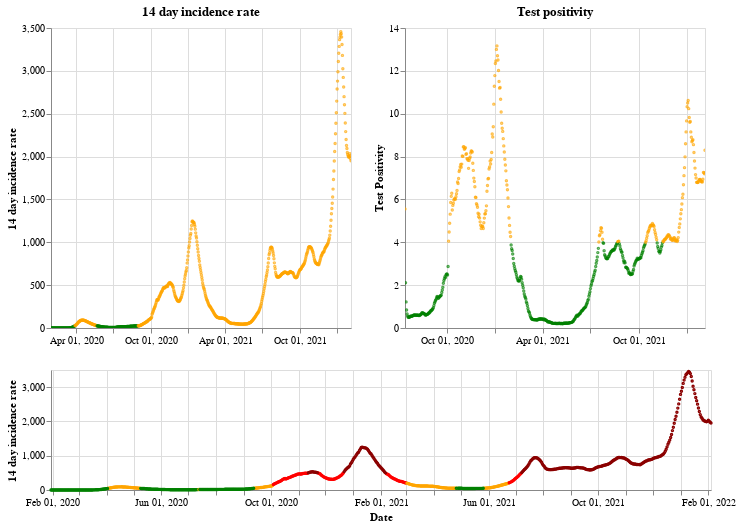

Here is the notebook cell this chart was saved with:
### Markdown cell above
## England

### Code cell
plot_traffic_light('England')

### Figure 1 — Vega-Lite specification as saved in the notebook (floating-point values rounded to 4 significant figures; data arrays with more than 128 entries replaced by an {"elided": "..."} marker saying what was removed)
{"config": {"view": {"continuousWidth": 400, "continuousHeight": 300}}, "vconcat": [{"hconcat": [{"mark": {"type": "point", "size": 2}, "encoding": {"color": {"condition": {"value": "green", "test": "(datum.twoWeeklyCasesRate <= 25)"}, "value": "orange"}, "tooltip": [{"type": "nominal", "field": "areaName"}, {"type": "temporal", "field": "date"}, {"type": "quantitative", "field": "twoWeeklyCasesRate"}, {"type": "quantitative", "field": "testPositivity"}], "x": {"type": "temporal", "axis": {"title": ""}, "field": "date", "scale": {"domain": {"selection": "DateBrush"}}, "timeUnit": "yearmonthdate"}, "y": {"type": "quantitative", "axis": {"title": "14 day incidence rate"}, "field": "twoWeeklyCasesRate"}}, "title": "14 day incidence rate", "width": 300}, {"mark": {"type": "point", "size": 2}, "encoding": {"color": {"condition": {"value": "green", "test": "(datum.testPositivity <= 4)"}, "value": "orange"}, "tooltip": [{"type": "nominal", "field": "areaName"}, {"type": "temporal", "field": "date"}, {"type": "quantitative", "field": "twoWeeklyCasesRate"}, {"type": "quantitative", "field": "testPositivity"}], "x": {"type": "temporal", "axis": {"title": ""}, "field": "date", "scale": {"domain": {"selection": "DateBrush"}}, "timeUnit": "yearmonthdate"}, "y": {"type": "quantitative", "axis": {"title": "Test Positivity"}, "field": "testPositivity"}}, "title": "Test positivity", "width": 300}]}, {"layer": [{"mark": {"type": "point", "size": 2}, "encoding": {"color": {"condition": {"value": "orange", "test": "(((datum.testPositivity < 4) && (datum.twoWeeklyCasesRate >= 50)) && (datum.twoWeeklyCasesRate < 200))"}, "value": "red"}, "opacity": {"condition": {"value": 1, "test": "((datum.twoWeeklyCasesRate >= 50) && (datum.twoWeeklyCasesRate < 500))"}, "value": 0}, "tooltip": [{"type": "nominal", "field": "areaName"}, {"type": "temporal", "field": "date"}, {"type": "quantitative", "field": "twoWeeklyCasesRate"}, {"type": "quantitative", "field": "testPositivity"}], "x": {"type": "temporal", "axis": {"title": "Date"}, "field": "date", "timeUnit": "yearmonthdate"}, "y": {"type": "quantitative", "axis": {"title": "14 day incidence rate"}, "field": "twoWeeklyCasesRate"}}, "selection": {"DateBrush": {"type": "interval", "encodings": ["x"], "fields": ["Time"]}}}, {"mark": {"type": "point", "size": 2}, "encoding": {"color": {"value": "darkred"}, "opacity": {"condition": {"value": 1, "test": "(datum.twoWeeklyCasesRate >= 500)"}, "value": 0}, "tooltip": [{"type": "nominal", "field": "areaName"}, {"type": "temporal", "field": "date"}, {"type": "quantitative", "field": "twoWeeklyCasesRate"}, {"type": "quantitative", "field": "testPositivity"}], "x": {"type": "temporal", "axis": {"title": "Date"}, "field": "date", "timeUnit": "yearmonthdate"}, "y": {"type": "quantitative", "axis": {"title": "14 day incidence rate"}, "field": "twoWeeklyCasesRate"}}}, {"mark": {"type": "point", "size": 2}, "encoding": {"color": {"condition": {"value": "green", "test": "((datum.testPositivity < 4) && (datum.twoWeeklyCasesRate < 50))"}, "value": "orange"}, "opacity": {"condition": {"value": 1, "test": "(datum.twoWeeklyCasesRate < 50)"}, "value": 0}, "tooltip": [{"type": "nominal", "field": "areaName"}, {"type": "temporal", "field": "date"}, {"type": "quantitative", "field": "twoWeeklyCasesRate"}, {"type": "quantitative", "field": "testPositivity"}], "x": {"type": "temporal", "axis": {"title": "Date"}, "field": "date", "timeUnit": "yearmonthdate"}, "y": {"type": "quantitative", "axis": {"title": "14 day incidence rate"}, "field": "twoWeeklyCasesRate"}}}], "height": 120, "width": 660}], "data": {"name": "data-684126ff6a07e76afa97fff41b79868a"}, "$schema": "https://vega.github.io/schema/vega-lite/v4.8.1.json", "datasets": {"data-684126ff6a07e76afa97fff41b79868a": {"elided": "737 records"}}}
